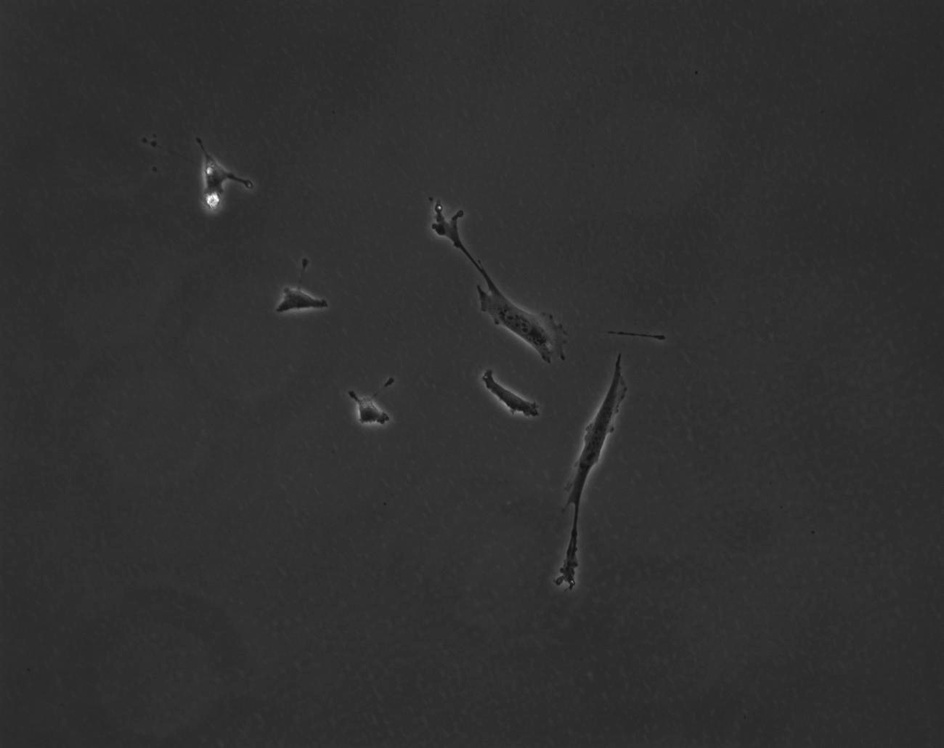
//> input picture CS585-CellImages/Normalized/0001.jpg, 944 x 748 px, shrunk from 1300 x 1030 before the run; its folder holds only this picture in this run
$ ./cell   (built with g++ and OpenCV 4)
//> lines starting //> are read from the running program, lines starting //| are printed output that depends on the picture; after the words box and inside, x2 and y2 are one past the last pixel; in counts of white or black regions, pixels touching at a corner belong together
#include <iostream>
#include <fstream>
#include <sstream>
#include <vector>
#include <string>
#include "opencv2/core/core.hpp"
#include "opencv2/highgui/highgui.hpp"
#include "opencv2/imgproc/imgproc.hpp"
#include "opencv2/opencv.hpp"


using namespace std;
using namespace cv;

Mat trackLine(1024, 1024, CV_8UC3, Scalar(0,0,0));
RNG rng(time(0));
int objNumber = 0;

class TrackingObj
{
public:
    vector<int> currentPosition;
    vector<int> lastPosition;
    vector<vector<int>> predictP;
    vector<vector<double>> predictV;

    Scalar lineColor;

    int number = -1;

    double delta_T = 0.5;
    double alpha = 0.85;
    double beta = 0.005;

    TrackingObj(Point p){
        number = ++objNumber;
        currentPosition = {p.x, p.y};
        lastPosition = {-1, -1};
        predictP = vector<vector<int>>(2, vector<int>(2, 0));
        predictV = vector<vector<double>>(2, vector<double>(2, 0));
        lineColor = Scalar(rng.uniform(0, 255), rng.uniform(0,255), rng.uniform(0,255));
    }

    // [29 lines left out: functions abFilterGetPrediction, abFilterUpdatePrediction, changePrediction, changePosition, drawTrack, not called in this run]
};

const double MAXDISTANCE = 50.0;
const int MIN_AREA = 50;

void readText();
void readDetections();
void findCentroids();

int dataAssociate(TrackingObj obj, vector<Point>& framePoints, vector<bool>& visited);
void trackingProcess();
void mergeImg(Mat& sege);


void readImage();
void trackingProcess();
void detectionProcess();

vector<Mat> segmap; //segementation Image
vector<vector<Point>> detections;  //detections for each bat in each image
vector<Mat> rawmap; //map from Normalized folder
vector<TrackingObj> objs;


// [12 lines left out: function saveImg, not called in this run]


int main(int argc, const char * argv[]) {
    // insert code here...
    readImage();
//> in readImage, img is the input picture: 748 rows x 944 cols, CV_8UC3; min 15, max 255, mean 48
    detectionProcess(); //deal with image to find centroids of each cell in each image
//| rawmap size are: 1
//> the loop in detectionProcess, `for(int m = 0; m < rawmap.size(); m++)` made 1 pass
//> count on pass 1: 0
//> pass 1, in morphological, `medianBlur(src, src, 5);`:
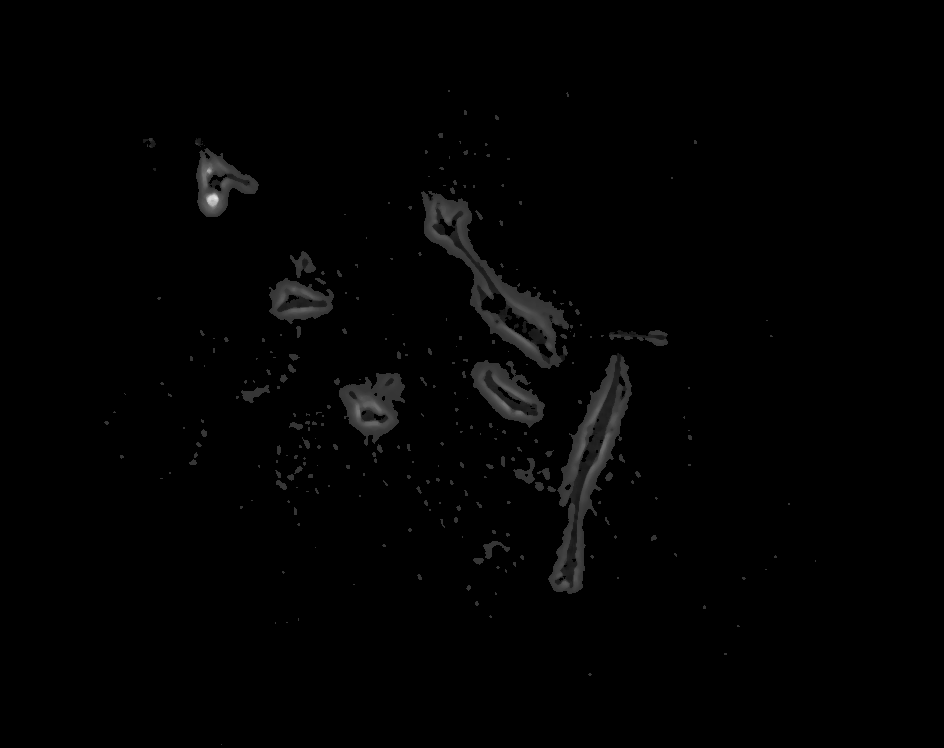
//> src: 748 rows x 944 cols, CV_8UC1; min 0, max 230, mean 2.3
//> pass 1, in morphological, `erode(src, src, element);`:
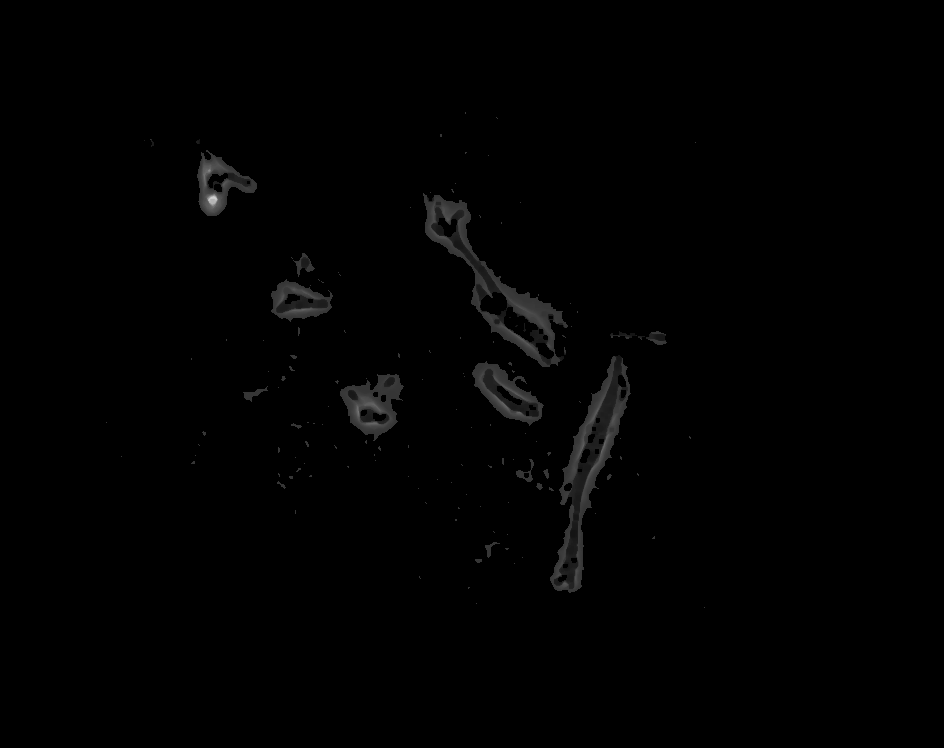
//> src: 748 rows x 944 cols, CV_8UC1; 3.73% of pixels changed, all inside (x1, y1, x2, y2) = (104, 90, 816, 745)
    findCentroids();
//> the loop in findCentroids, `for(int i = 0; i < segmap.size(); i++)` made 1 pass
    trackingProcess();
    waitKey(0);
    return 0;
}

void readImage(){
    cv::String trainpath = "./CS585-CellImages/Normalized";
    vector<String> filenames;
    cv::glob(trainpath, filenames);
    for (size_t i=0; i< filenames.size(); i++)
    {
        if(filenames[i] == "./CellImages/Normalized/.DS_Store")
            continue;
        Mat img = imread(filenames[i], IMREAD_COLOR);
        rawmap.push_back(img);
    }
}


void trackingProcess(){
    for(int i = 0; i < detections[0].size(); i++){
        TrackingObj obj(detections[0][i]);
        obj.predictP[0] = {detections[0][i].x, detections[0][i].y};
        obj.predictP[1] = {detections[0][i].x, detections[0][i].y};
        objs.push_back(obj);
    }

    for(int i = 1; i < detections.size(); i++){
        vector<bool> visited(detections[i].size(), false);

        for(int k = 0; k < objs.size(); k++){
            objs[k].changePrediction();
            objs[k].abFilterGetPrediction();

            int candidateP = dataAssociate( objs[k], detections[i], visited);
            if(candidateP != -1) {
                objs[k].changePosition(detections[i][candidateP].x, detections[i][candidateP].y);
                objs[k].drawTrack();
                objs[k].abFilterUpdatePrediction();
            } else {
                // erase losting points
                //                cout << "point (" << objs[k].predictP[0][0] << ", " <<  objs[k].predictP[0][1] << ") lost" << endl;
                //                objs.erase(objs.begin()+k);

            }
        }

        for(int v = 0; v < visited.size(); v++){
            if(!visited[v]){
                TrackingObj newObj = TrackingObj(detections[i][v]);
                newObj.predictP[0] = {detections[i][v].x, detections[i][v].y};
                newObj.predictP[1] = {detections[i][v].x, detections[i][v].y};
                objs.push_back(newObj);
            }
        }

        Mat raw = rawmap[i];
        mergeImg(raw);
        saveImg(raw   , "tracks_" + to_string(i) + ".png");
    }
}


// [45 lines left out: functions mergeImg, dataAssociate, not called in this run]

//----------------------------------------------- (2)---------------------------------------------------//
void morphological(Mat& src) {
    Mat element = getStructuringElement(MORPH_RECT, Size(3, 3));
    medianBlur(src, src, 5);
    erode(src, src, element);
    erode(src, src, element);
}

// [7 lines left out: function morphologicalwithdilation, not called in this run]


void findCentroids(){
    for(int i = 0; i < segmap.size(); i++){ //find all the contours for each image
        vector<vector<Point>> tempcontours;
        vector<vector<Point>> contours;
        vector<Vec4i> hierarchy;
        Mat result;
        string centroidImg;
        findContours(segmap[i], tempcontours, hierarchy, RETR_TREE, CHAIN_APPROX_SIMPLE, Point(0,0));
        for(int m = 0; m < tempcontours.size(); m++){
            if(tempcontours[m].size() > MIN_AREA)
                contours.push_back(tempcontours[m]);
        }
        tempcontours.clear();
        vector<Moments> moment(contours.size());
        for( int j = 0; j < contours.size(); j++){
            moment[j] = moments(contours[j], false);
        }
        vector<Point> centroids(contours.size());
        for( int k = 0; k < contours.size(); k++){
            centroids[k] = Point(moment[k].m10 / moment[k].m00, moment[k].m01 / moment[k].m00);
        }
        detections.push_back(centroids);
        Mat drawing = Mat::zeros(segmap[i].size(), CV_8UC3);
        RNG rng(time(0));
        for( int l = 0; l < contours.size(); l++){
            Scalar color = Scalar(rng.uniform(0, 255), rng.uniform(0,255), rng.uniform(0,255));
            drawContours(drawing, contours, l, color, 2, 8, hierarchy, 0, Point());
            circle(drawing, centroids[l], 4, color, -1, 8, 0);
        }
        centroidImg = "centroid" + to_string(i+1) + ".png";
    }
}

void detectionProcess(){
    cout << "rawmap size are: " << rawmap.size() << endl;
    for(int m = 0; m < rawmap.size(); m++){
        Mat testimg = Mat::zeros(rawmap[m].size(), CV_8UC3);
        Mat testmap = Mat::zeros(rawmap[m].size(), CV_8UC3);
        cvtColor(rawmap[m], testimg, COLOR_BGR2GRAY);
        for(int i = 0; i < testimg.rows; i++){
            for(int j = 0; j < testimg.cols; j++){
                if(testimg.at<uchar>(i, j) >= 40 && testimg.at<uchar>(i, j) <= 52)
                    testimg.at<uchar>(i, j) = 0;
            }
        }
        morphological(testimg);
        for(int i = 0; i < testimg.rows; i++){
            for(int j = 0; j < testimg.cols; j++){
                if(testimg.at<uchar>(i, j) != 0){
                    testimg.at<uchar>(i, j) = 255;
                }
            }
        }
        int count = 0;
        for(int i = 0; i < testimg.rows; i++){
            for(int j = 1; j < testimg.cols; j++){
                if(testimg.at<uchar>(i, j) == 0 && testimg.at<uchar>(i, j - 1) == 255){
                    int start = j;
                    while(j < testimg.cols && testimg.at<uchar>(i, j) == 0){
                        count++;
                        j++;
                    }
                    if(count <= 20){
                        for(int k = 0; k < count; k++){
                            testimg.at<uchar>(i, start + k) = 255;
                        }
                    }
                    count = 0;
                }
            }
        }
        morphological(testimg);
        segmap.push_back(testimg);
    }
}

$ run again, on CS585-CellImages/Normalized/0005.jpg
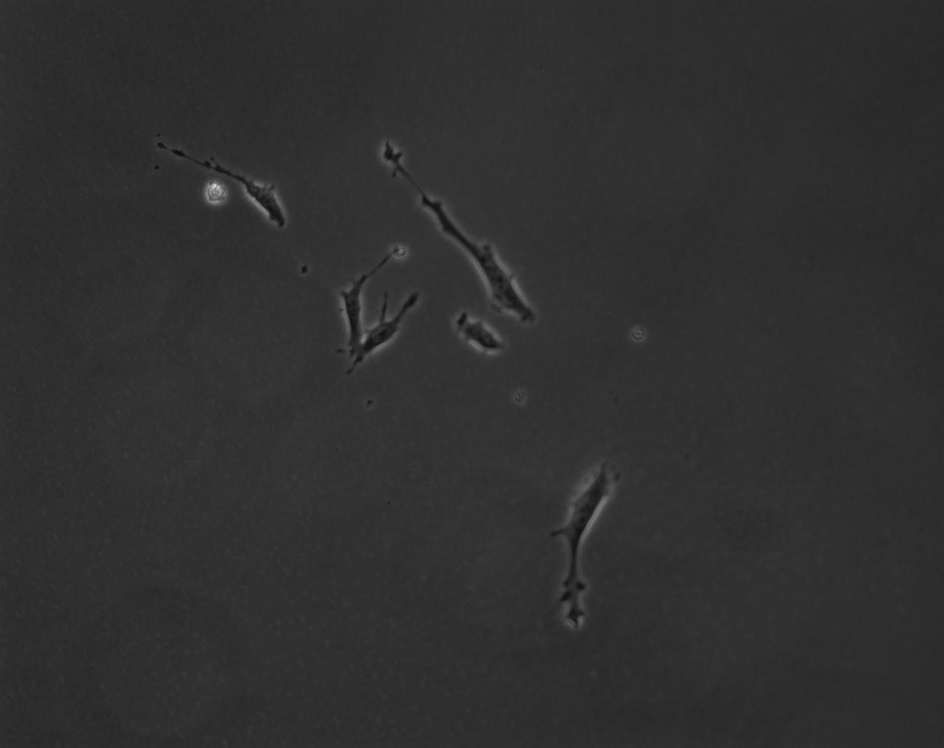
//> input picture CS585-CellImages/Normalized/0005.jpg, 944 x 748 px, shrunk from 1300 x 1030 before the run
//> in readImage, img is the input picture: 748 rows x 944 cols, CV_8UC3; min 12, max 220, mean 47.8
//| rawmap size are: 1
//> the loop in detectionProcess, `for(int m = 0; m < rawmap.size(); m++)` made 1 pass
//> count on pass 1: 0
//> pass 1, in morphological, `medianBlur(src, src, 5);`:
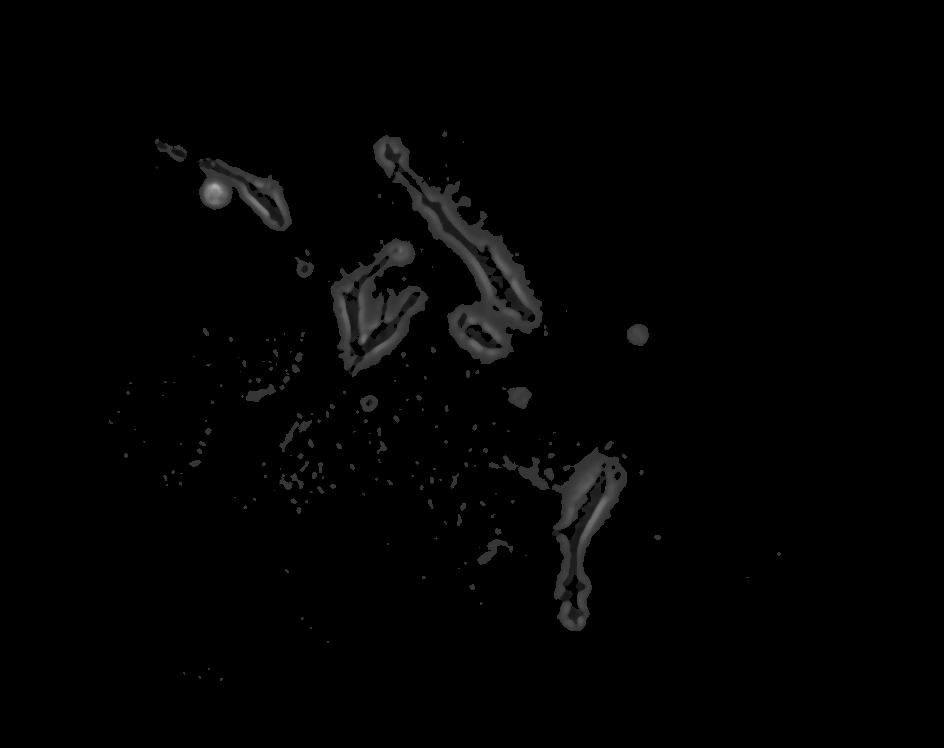
//> src: 748 rows x 944 cols, CV_8UC1; min 0, max 173, mean 2.7
//> pass 1, in morphological, `erode(src, src, element);`:
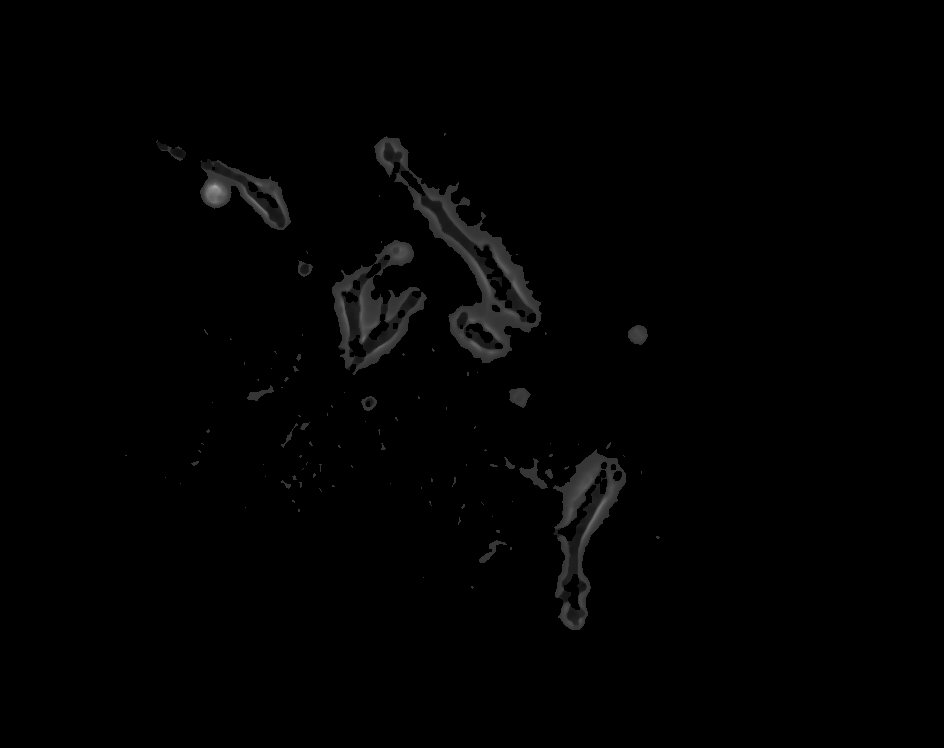
//> src: 748 rows x 944 cols, CV_8UC1; 4.21% of pixels changed, all inside (x1, y1, x2, y2) = (109, 131, 781, 681)
//> the loop in findCentroids, `for(int i = 0; i < segmap.size(); i++)` made 1 pass

$ run again, on CS585-CellImages/Normalized/0006.jpg
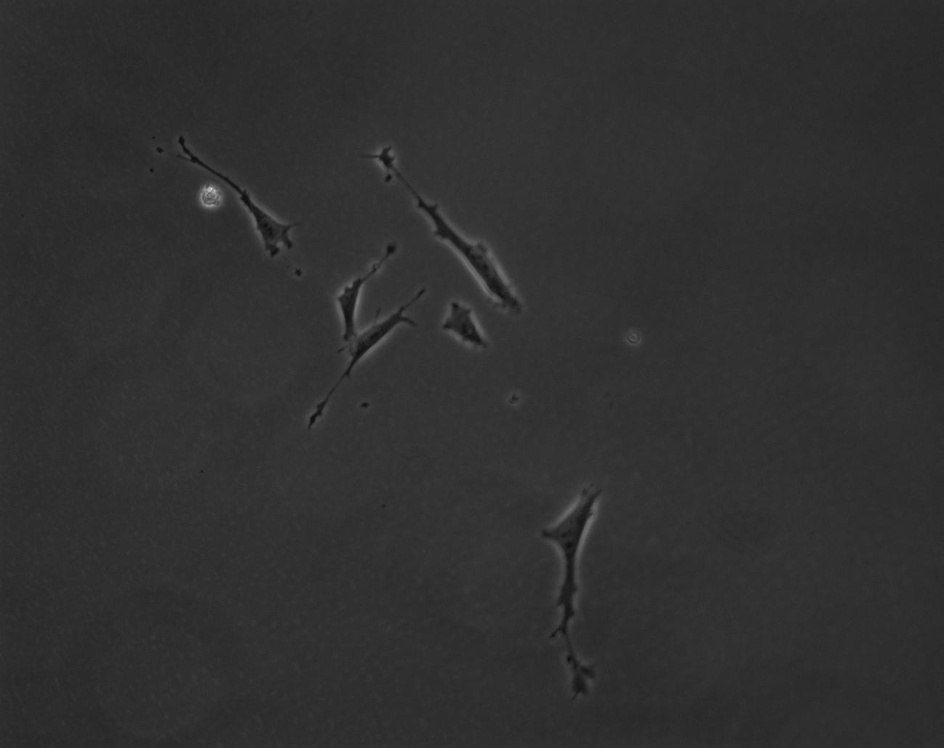
//> input picture CS585-CellImages/Normalized/0006.jpg, 944 x 748 px, shrunk from 1300 x 1030 before the run
//> in readImage, img is the input picture: 748 rows x 944 cols, CV_8UC3; min 13, max 220, mean 48.2
//| rawmap size are: 1
//> the loop in detectionProcess, `for(int m = 0; m < rawmap.size(); m++)` made 1 pass
//> count on pass 1: 0
//> pass 1, in morphological, `medianBlur(src, src, 5);`:
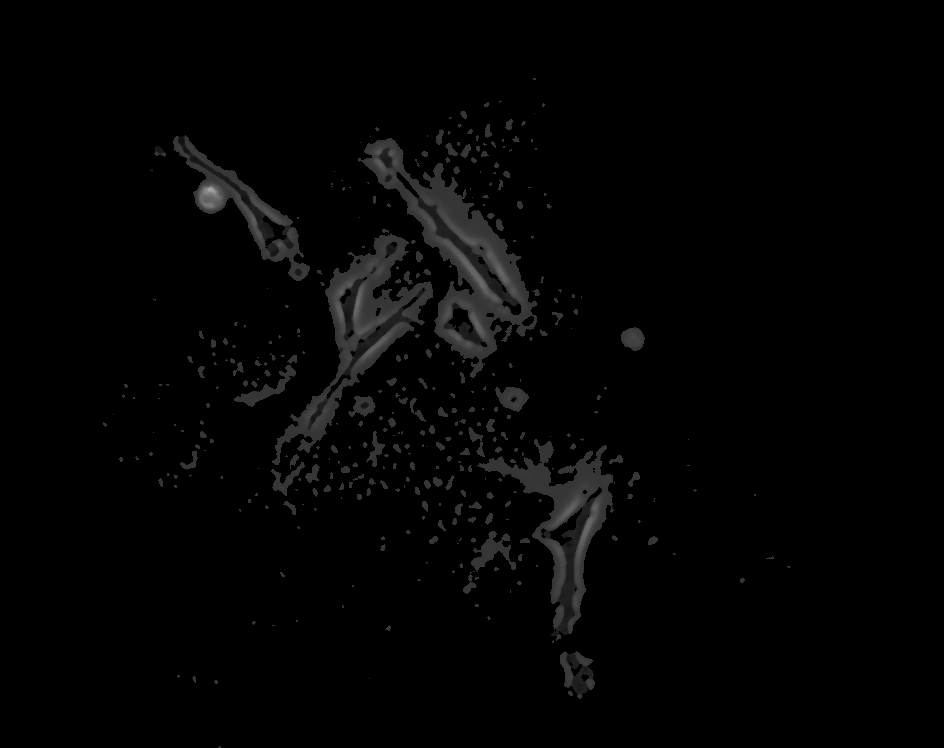
//> src: 748 rows x 944 cols, CV_8UC1; min 0, max 166, mean 3.7
//> pass 1, in morphological, `erode(src, src, element);`:
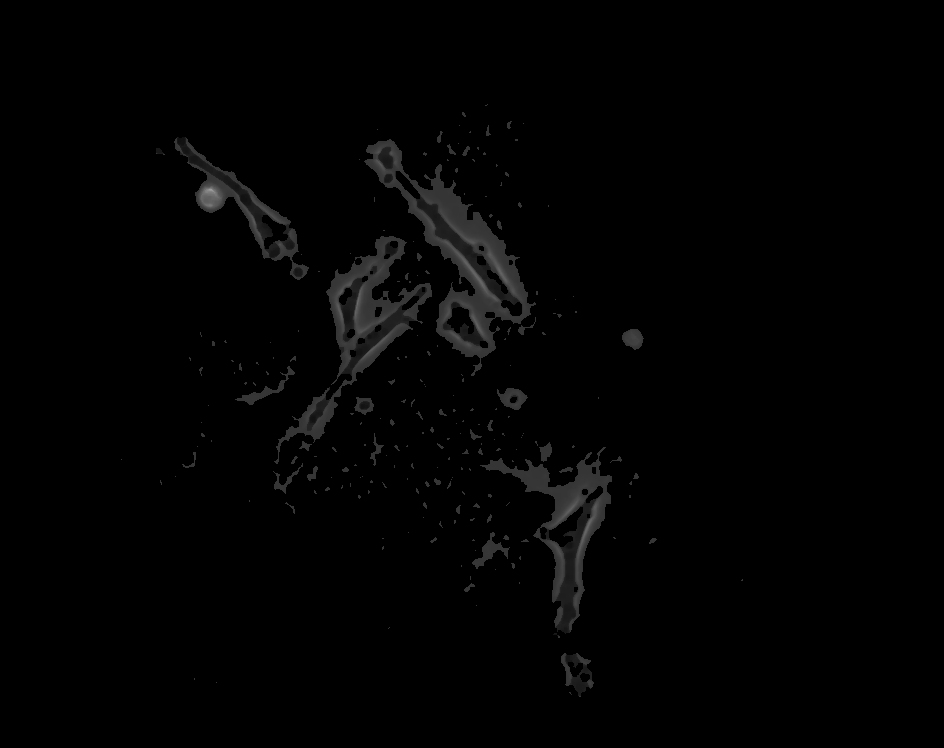
//> src: 748 rows x 944 cols, CV_8UC1; 5.62% of pixels changed, all inside (x1, y1, x2, y2) = (103, 78, 790, 748)
//> the loop in findCentroids, `for(int i = 0; i < segmap.size(); i++)` made 1 pass
